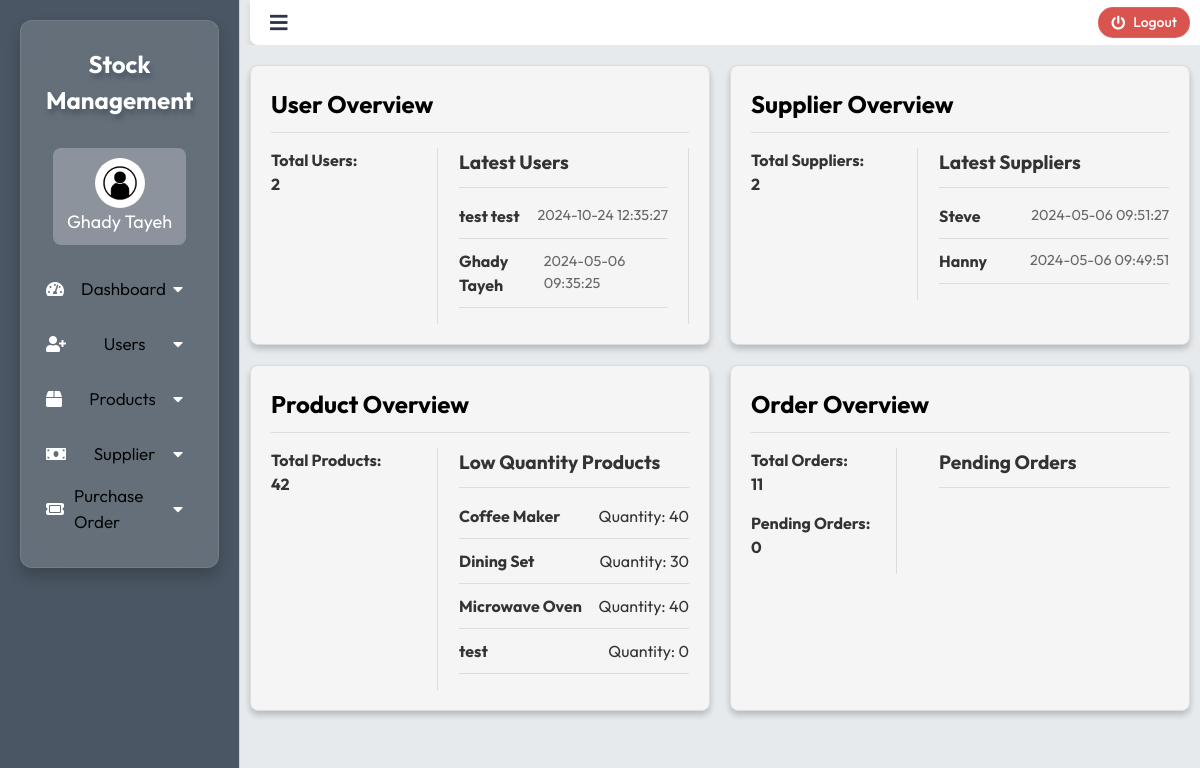
/dashboard.php (signed in), run on the app's committed database.
### tables this page shows
CREATE TABLE `users` (
  `id` int(11) NOT NULL,
  `first_name` varchar(50) DEFAULT NULL,
  `last_name` varchar(50) DEFAULT NULL,
  `email` varchar(100) DEFAULT NULL,
  `password` varchar(255) DEFAULT NULL,
  `role` text DEFAULT 'user',
  `created_at` timestamp NOT NULL DEFAULT current_timestamp(),
  `updated_at` timestamp NOT NULL DEFAULT current_timestamp() ON UPDATE current_timestamp()
);

CREATE TABLE `suppliers` (
  `id` int(11) NOT NULL,
  `supplier_name` varchar(100) DEFAULT NULL,
  `supplier_location` varchar(255) DEFAULT NULL,
  `contact_details` varchar(100) DEFAULT NULL,
  `created_by` int(11) DEFAULT NULL,
  `created_at` timestamp NOT NULL DEFAULT current_timestamp()
);

CREATE TABLE `products` (
  `id` int(11) NOT NULL,
  `name` varchar(100) DEFAULT NULL,
  `price` decimal(10,2) DEFAULT NULL,
  `description` text DEFAULT NULL,
  `quantity` int(11) DEFAULT NULL,
  `category` varchar(100) DEFAULT NULL
);

### database/dashboard-get.php (called while the page is built, shortened)
	<?php
include('database/connection.php');
$stmt = $conn->query("SELECT COUNT(*) AS total_users FROM users");
$totalUsersResult = $stmt->fetch(PDO::FETCH_ASSOC);
$stmt = $conn->query("SELECT * FROM users ORDER BY created_at DESC LIMIT 5");
$latestUsers = $stmt->fetchAll(PDO::FETCH_ASSOC);
$stmt = $conn->query("SELECT COUNT(*) AS total_products FROM products");
$totalProductsResult = $stmt->fetch(PDO::FETCH_ASSOC);
$stmt = $conn->query("SELECT * FROM products WHERE quantity < 50");
$lowQuantityProducts = $stmt->fetchAll(PDO::FETCH_ASSOC);
$stmt = $conn->query("SELECT COUNT(*) AS total_suppliers FROM suppliers");
$totalSuppliersResult = $stmt->fetch(PDO::FETCH_ASSOC);
$stmt = $conn->query("SELECT * FROM suppliers ORDER BY created_at DESC LIMIT 5");
$latestSuppliers = $stmt->fetchAll(PDO::FETCH_ASSOC);
$stmt = $conn->query("SELECT COUNT(*) AS total_orders FROM orders");
$totalOrdersResult = $stmt->fetch(PDO::FETCH_ASSOC);
$stmt = $conn->query("SELECT COUNT(*) AS pending_orders FROM orders WHERE status = 'Pending'");
$pendingOrdersResult = $stmt->fetch(PDO::FETCH_ASSOC);
?>

### dashboard.php (the view, shortened to what this page needs)
<?php
include('database/connection.php');
include('database/dashboard-get.php');
?>
<!DOCTYPE html>
<html>
<head>
    <link rel="stylesheet" type="text/css" href="css/dashboard.css">
</head>
<body >
    <div id="dashboardMainContainer">
        <?php include('partials/app-sidebar.php') ?>
        <div class="dashboard_content_container" id="dashboard_content_container">
            <?php include('partials/app-topnav.php') ?>
            <div class="dashboard_content">
                <div class="dashboard_content_main">
                    <div class="dashboard-section" style="margin-bottom: 0;">
                        <div class="dashboard-section-header">
                            <h2 class="section-title">User Overview</h2>
                        </div>
                        <div class="dashboard-section-content">
                            <div class="user-stats">
                                <div class="stat">
                                    <p class="stat-label">Total Users:</p>
                                    <strong class="stat-value"><?php echo $totalUsersResult['total_users']; ?></strong>
                                </div>
                            </div>
                            <div class="latest-users">
                                <h3 class="section-subtitle">Latest Users</h3>
                                <ul class="user-list">
                                    <?php foreach ($latestUsers as $user): ?>
                                        <li class="user-item">
                                            <span class="user-name"><?php echo $user['first_name'] . ' ' . $user['last_name']; ?></span>
                                            <span class="user-date"><?php echo $user['created_at']; ?></span>
                                        </li>
                                    <?php endforeach; ?>
                                </ul>
                            </div>
                        </div>
                    </div>
                    <div class="dashboard-section" style="margin-bottom: 0;">
                        <div class="dashboard-section-header">
                            <h2 class="section-title">Supplier Overview</h2>
                        </div>
                        <div class="dashboard-section-content">
                            <div class="supplier-stats">
                                <div class="stat">
                                    <p class="stat-label">Total Suppliers:</p>
                                    <strong class="stat-value"><?php echo $totalSuppliersResult['total_suppliers']; ?></strong>
                                </div>
                            </div>
                            <div class="latest-suppliers">
                                <h3 class="section-subtitle">Latest Suppliers</h3>
                                <ul class="supplier-list">
                                    <?php foreach ($latestSuppliers as $supplier): ?>
                                        <li class="supplier-item">
                                            <span class="supplier-name"><?php echo $supplier['supplier_name']; ?></span>
                                            <span class="supplier-date"><?php echo $supplier['created_at']; ?></span>
                                        </li>
                                    <?php endforeach; ?>
                                </ul>
                            </div>
                        </div>
                    </div>
                    <div class="dashboard-section">
                        <div class="dashboard-section-header">
                            <h2 class="section-title">Product Overview</h2>
                        </div>
                        <div class="dashboard-section-content">
                            <div class="product-stats">
                                <div class="stat">
                                    <p class="stat-label">Total Products:</p>
                                    <strong class="stat-value"><?php echo $totalProductsResult['total_products']; ?></strong>
                                </div>
                            </div>
                            <div class="low-quantity-products">
                                <h3 class="section-subtitle">Low Quantity Products</h3>
                                <ul class="product-list">
                                    <?php foreach ($lowQuantityProducts as $product): ?>
                                        <li class="product-item">
                                            <span class="product-name"><?php echo $product['name']; ?></span>
                                            <span class="product-quantity">Quantity: <?php echo $product['quantity']; ?></span>
                                        </li>
                                    <?php endforeach; ?>
                                </ul>
                            </div>
                        </div>
                    </div>
                    <div class="dashboard-section">
                        <div class="dashboard-section-header">
                            <h2 class="section-title">Order Overview</h2>
                        </div>
                        <div class="dashboard-section-content">
                            <div class="order-stats">
                                <div class="stat">
                                    <p class="stat-label">Total Orders:</p>
                                    <strong class="stat-value"><?php echo $totalOrdersResult['total_orders']; ?></strong>
                                </div>
                                <div class="stat">
                                    <p class="stat-label">Pending Orders:</p>
                                    <strong class="stat-value"><?php echo $pendingOrdersResult['pending_orders']; ?></strong>
                                </div>
                            </div>
                            <div class="latest-orders">
                                <h3 class="section-subtitle">Pending Orders</h3>
                            </div>
                        </div>
                    </div>
                </div>
            </div>
        </div>
    </div>
</body>
</html>

### partials/app-sidebar.php (shortened to what this page needs)
<?php
$currentUser = $_SESSION['user'];
?>
<!DOCTYPE html>
<html lang="en">
<head>
    <link rel="stylesheet" href="https://cdnjs.cloudflare.com/ajax/libs/font-awesome/5.15.4/css/all.min.css">
</head>
<body>
<div class="dashboard_sidebar" id="dashboard_sidebar" style="background-color:#4a5663;border-right:1px solid #D1D1D1">
    <div class="glass-effect">
        <h3 class="dashboard_logo" id="dashboard_logo" style="text-shadow: 2px 5px 5px #4a5663;">Stock Management</h3>
        <div class="dashboard_sidebar_user" onclick="showUserList();">
            <img src="images/user/profile.jpg" alt="" id="userImage">
            <span id="userName"><?= $currentUser['first_name'] . ' ' . $currentUser['last_name'] ?></span>
        </div>
        <div class="dashboard_sidebar_menus">
            <ul class="dashboard_menu_lists">
                <li>
                    <div class="submenu-toggle">
                        <i class="fas fa-tachometer-alt"></i>
                        <span class="menuText">Dashboard</span>
                        <i class="fas fa-caret-down"></i>
                    </div>
                </li>
                <?php if ($currentUser['role'] === 'admin'): ?>
                <li>
                    <div class="submenu-toggle">
                        <i class="fas fa-user-plus"></i>
                        <span class="menuText">Users</span>
                        <i class="fas fa-caret-down"></i>
                    </div>
                </li>
                <?php endif; ?>
                <li>
                    <div class="submenu-toggle">
                        <i class="fas fa-box"></i>
                        <span class="menuText">Products</span>
                        <i class="fas fa-caret-down"></i>
                    </div>
                </li>
                <li>
                    <div class="submenu-toggle">
                        <i class="fas fa-money-bill"></i>
                        <span class="menuText">Supplier</span>
                        <i class="fas fa-caret-down"></i>
                    </div>
                </li>
                <li>
                    <div class="submenu-toggle">
                        <i class="fas fa-ticket"></i>
                        <span class="menuText">Purchase Order</span>
                        <i class="fas fa-caret-down"></i>
                    </div>
                </li>
            </ul>
        </div>
    </div>
</div>
</body>
</html>

### css/dashboard.css (style rules this page uses)
*,*::before,*::after { box-sizing:border-box }
body,h1,h2,h3,h4,p,figure,blockquote,dl,dd { margin:0 }
body { min-height:100vh;text-rendering:optimizeSpeed;line-height:1.5 }
img,picture { max-width:100%;display:block }
.dashboard_logo { font-size: 24px; margin-bottom: 20px; text-align: center; font-weight: bold; padding: 10px; }
.dashboard_menu_lists li { padding: 10px; }
#dashboardMainContainer { display: flex; flex-direction: row; }
div.dashboard_sidebar { width: 20%; background:#252C31; height: 100vh; }
div.dashboard_content_container { width: 80%; background: #e6eaed; }
div.dashboard_content { padding: 20px 10px 10px 10px; background-color:#e6eaed; }
div.dashboard_content_main { background-color:#e6eaed; max-height: 900px; height: 100%; }
.dashboard_content_container { overflow: hidden; }
.dashboard_content_main { display: grid; grid-template-columns: repeat(2, 1fr); grid-gap: 20px; }
#dashboardMainContainer { display: flex; height: 100vh; }
.dashboard_content_container { flex: 1; overflow-y: auto; }
.dashboard-section { background-color: #f5f5f5; border: 1px solid #ddd; border-radius: 8px; padding: 20px; margin-bottom: 20px; box-shadow:0px 4px 6px rgba(0,0,0,0.2); color:#333; }
.dashboard-section-header { margin-bottom: 15px; color:#000; }
.section-title { margin: 0; font-size: 1.5rem; border-bottom: 1px solid #ddd; padding-bottom: 10px; }
.dashboard-section-content { display: flex; justify-content: space-between; }
.user-stats, .latest-users { border-right: 1px solid #ddd; padding-right: 20px; }
.user-stats { flex: 0 0 40%; }
.latest-users { flex: 0 0 55%; }
.stat { margin-bottom: 15px; }
.stat-label { font-weight: bold; }
.section-subtitle { margin-top: 0; font-size: 1.2rem; border-bottom: 1px solid #ddd; padding-bottom: 10px; }
.user-list { list-style-type: none; padding: 0; }
.user-item { margin-bottom: 10px; border-bottom: 1px solid #ddd; padding-bottom: 10px; }
.user-name { font-weight: bold; }
.user-date { color: #666; font-size: 0.9rem; }
.product-stats, .supplier-stats, .order-stats { border-right: 1px solid #ddd; padding-right: 20px; }
.product-stats, .supplier-stats { flex: 0 0 40%; }
.order-stats { flex: 0 0 35%; }
.latest-suppliers, .latest-orders, .low-quantity-products { flex: 0 0 55%; }
.user-list, .product-list, .supplier-list, .order-list { list-style-type: none; padding: 0; }
.user-item, .product-item, .supplier-item, .order-item { margin-bottom: 10px; border-bottom: 1px solid #ddd; padding-bottom: 10px; display: flex ; justify-content: space-between; align-items: center; }
.user-name, .product-name, .supplier-name { font-weight: bold; }
.user-date, .supplier-date { color: #666; font-size: 0.9rem; }
* { font-family: 'Outfit', sans-serif }

### partials/app-sidebar.php (style rules this page uses)
.dashboard_sidebar { background-color: blue; color: #fff; padding: 20px; width: 250px; overflow: scroll; }
.dashboard_logo { font-size: 24px; margin-bottom: 20px; text-align: center; }
.dashboard_sidebar_user { margin-bottom: 20px; display: flex; align-items: center; padding: 10px; background-color: rgba(255, 255, 255, 0.25); width: 80%; margin: auto; border-radius: 8px; flex-direction: column; }
.dashboard_sidebar_user img { width: 50px; height: 50px; border-radius: 50%; }
.dashboard_sidebar_user span { font-size: 18px; }
.dashboard_menu_lists { list-style: none; padding: 0; }
.menuText { margin-left: 20px; color:black; font-size: 17px; margin-left: 0; font-weight: 350; }
.submenu-toggle { display: flex; align-items: center; justify-content: space-between; cursor: pointer; height: 35px; }
.submenu-toggle i { margin-right: 10px; }
.dashboard_sidebar_user #userName { display: block; font-weight: 400; }
.glass-effect { position: relative; background-color: rgba(255, 255, 255, 0.15); border-radius: 12px; padding: 15px; backdrop-filter: blur(20px); box-shadow: 0 8px 15px rgba(0, 0, 0, 0.2); border: 1px solid rgba(255, 255, 255, 0.1); color: #fff; transition: all 0.3s ease-in-out; }

### data on the page
users: first_name "Ghady", last_name "Tayeh", created_at "2024-05-06 09:35:25"
users: first_name "test", last_name "test", created_at "2024-10-24 12:35:27"
suppliers: supplier_name "Steve", created_at "2024-05-06 09:51:27"
suppliers: supplier_name "Hanny", created_at "2024-05-06 09:49:51"
products: name "Coffee Maker", quantity "40"
products: name "Dining Set", quantity "30"
products: name "Microwave Oven", quantity "40"
products: name "test", quantity "0"

### other printed values
$totalUsersResult['total_users'] "2"
$totalSuppliersResult['total_suppliers'] "2"
$totalProductsResult['total_products'] "42"
$totalOrdersResult['total_orders'] "11"
$pendingOrdersResult['pending_orders'] "0"
